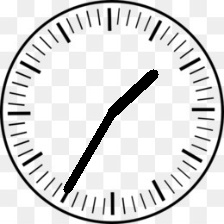
#> input picture clock_kaggle/train/1-35/0.jpg, 224 x 224 px, found by its file name
$ python clock_mask.py
#> lines starting #> are read from the running program, lines starting #| are printed output that depends on the picture; after the words box and inside, x2 and y2 are one past the last pixel; in counts of white or black regions, pixels touching at a corner belong together
import cv2
import numpy as np

bgr = cv2.imread("/Users/ruka/ResNet_proj/clock_kaggle/train/1-00/0.jpg")
#> bgr is the input picture: shape (224, 224, 3); min 0, max 255, mean 220.2

def extract_hand_mask(bgr):
    h, w = bgr.shape[:2]
#> h = 224; w = 224
    cx, cy = w//2, h//2
#> cx = 112; cy = 112

    gray = cv2.cvtColor(bgr, cv2.COLOR_BGR2GRAY)
    gray = cv2.GaussianBlur(gray, (5,5), 0)
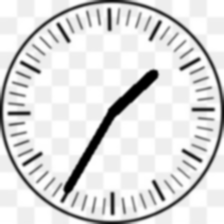
#> gray: shape (224, 224); min 0, max 255, mean 220.1

    # 暗い部分を1に
    _, bin_inv = cv2.threshold(gray, 0, 255, cv2.THRESH_BINARY_INV + cv2.THRESH_OTSU)
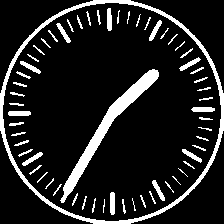
#> bin_inv: shape (224, 224); 13.3% white; 61 white regions (7 under 20 px), largest, box (x1, y1, x2, y2) and area: (0, 0, 224, 224) 2639, (60, 69, 159, 203) 1699, (8, 111, 31, 116) 110

    # ノイズ除去
    bin_inv = cv2.morphologyEx(bin_inv, cv2.MORPH_OPEN, np.ones((3,3),np.uint8), iterations=1)
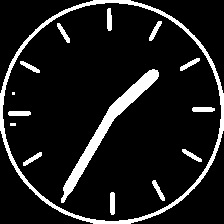
#> bin_inv: shape (224, 224); 10.9% white; 15 white regions (2 under 20 px), largest, box (x1, y1, x2, y2) and area: (0, 0, 224, 224) 2639, (61, 69, 159, 203) 1698, (8, 111, 31, 116) 110

    # 連結成分
    num, labels = cv2.connectedComponents(bin_inv)
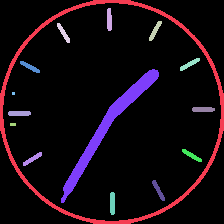
#> labels: shape (224, 224) int32; 16 distinct labels, from 0 to 15; one colour per label, 0 black
#> num = 16

    # 中心seed（半径は針の太さに合わせて調整）
    seed = np.zeros((h,w), np.uint8)
    cv2.circle(seed, (cx,cy), 8, 1, -1)
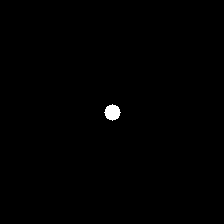
#> seed: shape (224, 224); values 0 (black) and 1 (white), 0.39% white; 1 white region, box (x1, y1, x2, y2) and area: (104, 104, 121, 121) 197

    seed_labels = labels[(seed==1) & (bin_inv==255)]
#> seed_labels = 161 values from 7 to 7
    if len(seed_labels) == 0:
        # 針が中心から少しズレてる等の保険
        cv2.circle(seed, (cx,cy), 14, 1, -1)
        seed_labels = labels[(seed==1) & (bin_inv==255)]

    hand_ids = np.unique(seed_labels)
#> hand_ids = [7]
    hand_mask = np.isin(labels, hand_ids).astype(np.uint8) * 255
#> hand_mask: shape (224, 224); 3.4% white; 1 white region, box (x1, y1, x2, y2) and area: (61, 69, 159, 203) 1698

    hand_mask = cv2.dilate(hand_mask, np.ones((3,3),np.uint8), iterations=1)
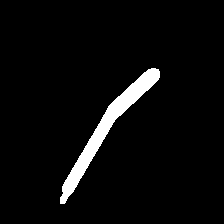
#> hand_mask: shape (224, 224); 4.3% white; 1 white region, box (x1, y1, x2, y2) and area: (60, 68, 160, 204) 2168
    return hand_mask

def make_views(bgr):
    hand_mask = extract_hand_mask(bgr)

    # 針用
    hand_img = cv2.bitwise_and(bgr, bgr, mask=hand_mask)

    # 文字盤用（針を消す）
    dial_img = cv2.inpaint(bgr, hand_mask, 3, cv2.INPAINT_TELEA)
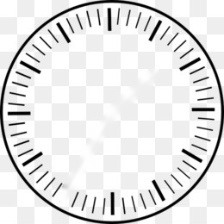
#> dial_img: shape (224, 224, 3); min 0, max 255, mean 227.6
    return hand_img, dial_img, hand_mask

hand_img, dial_img, hand_mask = make_views(bgr)
cv2.imwrite('/Users/ruka/ResNet_proj/masked/masked_dial.jpg', dial_img)
cv2.imwrite('/Users/ruka/ResNet_proj/masked/masked_hand.jpg', hand_img)
cv2.imwrite('/Users/ruka/ResNet_proj/masked/maske.jpg', hand_mask)

$ run again, with clock_kaggle/train/1-35/61.jpg copied over clock_kaggle/train/1-35/0.jpg
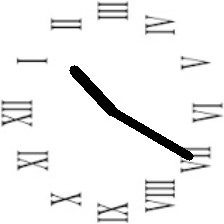
#> input picture clock_kaggle/train/1-35/61.jpg, 224 x 224 px, found by its file name
#> bgr is the input picture: shape (224, 224, 3); min 0, max 255, mean 239.1
#> in extract_hand_mask, `num, labels = cv2.connectedComponents(bin_inv)`:
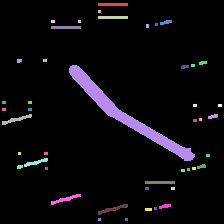
#> labels: shape (224, 224) int32; 46 distinct labels, from 0 to 45; one colour per label, 0 black
#> num = 46
#> seed: shape (224, 224); values 0 (black) and 1 (white), 0.39% white; 1 white region, box (x1, y1, x2, y2) and area: (104, 104, 121, 121) 197
#> seed_labels = 156 values from 13 to 13
#> hand_ids = [13]
#> in make_views, `dial_img = cv2.inpaint(bgr, hand_mask, 3, cv2.INPAINT_TELEA)`:
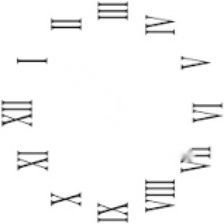
#> dial_img: shape (224, 224, 3); min 5, max 255, mean 246.5
